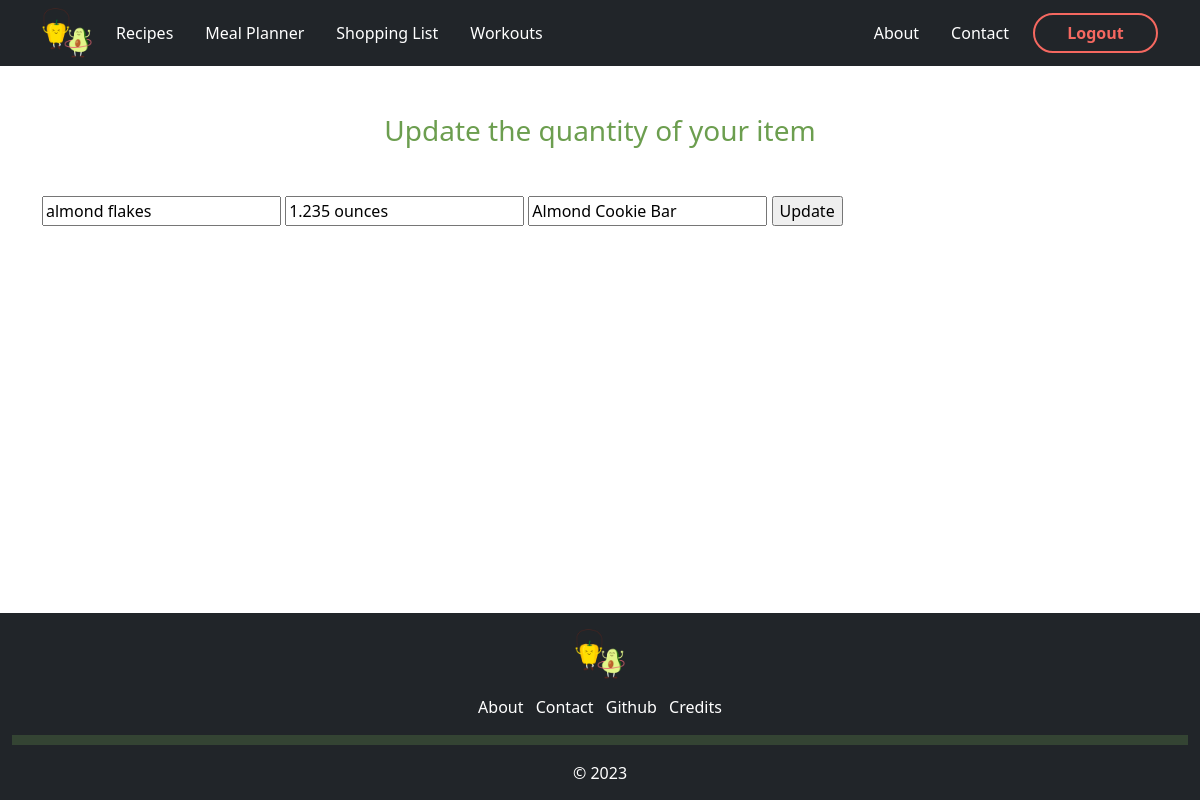
/updateQuan/1 (signed in), run on the app's committed database.
### app/models.py (models this page shows, shortened)
class ShoppingList(db.Model):
    item_id = db.Column(db.Integer, nullable = False, primary_key = True)
    user_id = db.Column(db.Integer, db.ForeignKey('user.id'), nullable=False)
    name = db.Column(db.String(255), nullable = False)
    quantity = db.Column(db.String, nullable = False)
    date_added = db.Column(db.DateTime, nullable = False, default = datetime.utcnow)
    recipe_name = db.Column(db.String, nullable = True)

### app/routes.py (the view)
@app.route('/updateQuan/<int:itemnumber>', methods=["GET", "POST"])
@login_required
def updateQuan(itemnumber):
    item = ShoppingList.query.get_or_404(itemnumber)
    if item.user_id != current_user.id:
        return redirect(url_for('home'))
    if request.method == 'POST':
        item.name = request.form['name']
        item.quantity = request.form['quantity']
        item.recipe_name = request.form['recipe']
        db.session.commit()
        return redirect(url_for('shopping'))
    else:
        return render_template("upQuan.html", title = "Update Item Quantity", css_file = 'shopping.css', item=item)

### app/models.py (called while the page is built)
@login_manager.user_loader
def load_user(user_id):
    return User.query.get(user_id)

### app/templates/upQuan.html
{% extends "base.html" %}
{% block content %}
<div class="container-sm">
    <div class="text-center my-5 green-font">
        <h3>Update the quantity of your item</h3>
    </div>
    <form action="/updateQuan/{{item.item_id}}" method="POST">
        <input type="text" name="name" id="content" value="{{item.name}}">
        <input type="text" name="quantity" value="{{item.quantity}}">
        <input type="text" name="recipe" value="{{item.recipe_name}}">
        <input type="submit" value="Update">
    </form>
</div>
{% endblock %}

### app/static/css/shopping.css (style rules this page uses)
.green-font { color: #6C9E4F }

### data on the page
ShoppingList: name "almond flakes", quantity "1.235 ounces", recipe "Almond Cookie Bar"
